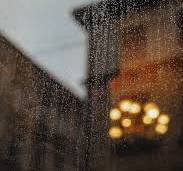
#> input picture LAB_01/sample.jpg, 183 x 171 px
$ python task3.py
#> lines starting #> are read from the running program, lines starting #| are printed output that depends on the picture
import numpy as np
from PIL import Image
import matplotlib.pyplot as plt

image = Image.open("sample.jpg").convert("RGB")
#> image is the input picture: PIL image 183x171 RGB; mean R, G, B 92.9, 78.5, 66.8

img = np.array(image)

red = img[:, :, 0]
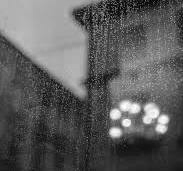
#> red: shape (171, 183); min 0, max 255, mean 92.9
green = img[:, :, 1]
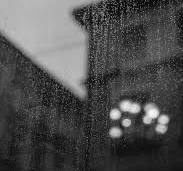
#> green: shape (171, 183); min 0, max 252, mean 78.5
blue = img[:, :, 2]
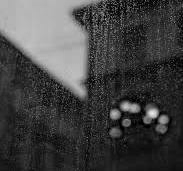
#> blue: shape (171, 183); min 0, max 239, mean 66.8

red_only = np.zeros_like(img)
green_only = np.zeros_like(img)
blue_only = np.zeros_like(img)

red_only[:, :, 0] = red
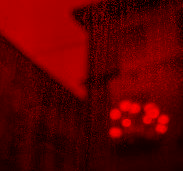
#> red_only: shape (171, 183, 3); mean of channels 0, 1, 2 92.9, 0, 0; drawn as R, G, B
green_only[:, :, 1] = green
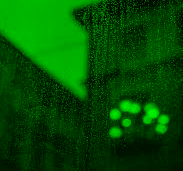
#> green_only: shape (171, 183, 3); mean of channels 0, 1, 2 0, 78.5, 0; drawn as R, G, B
blue_only[:, :, 2] = blue
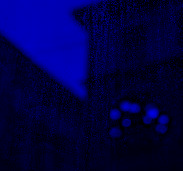
#> blue_only: shape (171, 183, 3); mean of channels 0, 1, 2 0, 0, 66.8; drawn as R, G, B

print("--- CHANNEL EXTRACTION SUMMARY ---")
print("Original Image Shape :", img.shape)
#| Original Image Shape : (171, 183, 3)

print(
    f"Red Channel 2D Shape : {red.shape} | "
    f"Mean Intensity: {red.mean():.2f}"
)
#| Red Channel 2D Shape : (171, 183) | Mean Intensity: 92.90

print(
    f"Green Channel 2D Shape: {green.shape} | "
    f"Mean Intensity: {green.mean():.2f}"
)
#| Green Channel 2D Shape: (171, 183) | Mean Intensity: 78.51

print(
    f"Blue Channel 2D Shape : {blue.shape} | "
    f"Mean Intensity: {blue.mean():.2f}"
)
#| Blue Channel 2D Shape : (171, 183) | Mean Intensity: 66.80

plt.figure(figsize=(12, 7))

plt.subplot(2, 3, 1)
plt.imshow(red_only)
plt.title("Red-Only")
plt.axis("off")

plt.subplot(2, 3, 2)
plt.imshow(green_only)
plt.title("Green-Only")
plt.axis("off")

plt.subplot(2, 3, 3)
plt.imshow(blue_only)
plt.title("Blue-Only")
plt.axis("off")

plt.subplot(2, 3, 4)
plt.imshow(red, cmap="gray")
plt.title("Red Intensity")
plt.axis("off")

plt.subplot(2, 3, 5)
plt.imshow(green, cmap="gray")
plt.title("Green Intensity")
plt.axis("off")

plt.subplot(2, 3, 6)
plt.imshow(blue, cmap="gray")
plt.title("Blue Intensity")
plt.axis("off")

plt.tight_layout()
plt.show()

print("Display Window : Matplotlib 2x3 Subplot Grid Rendered")
